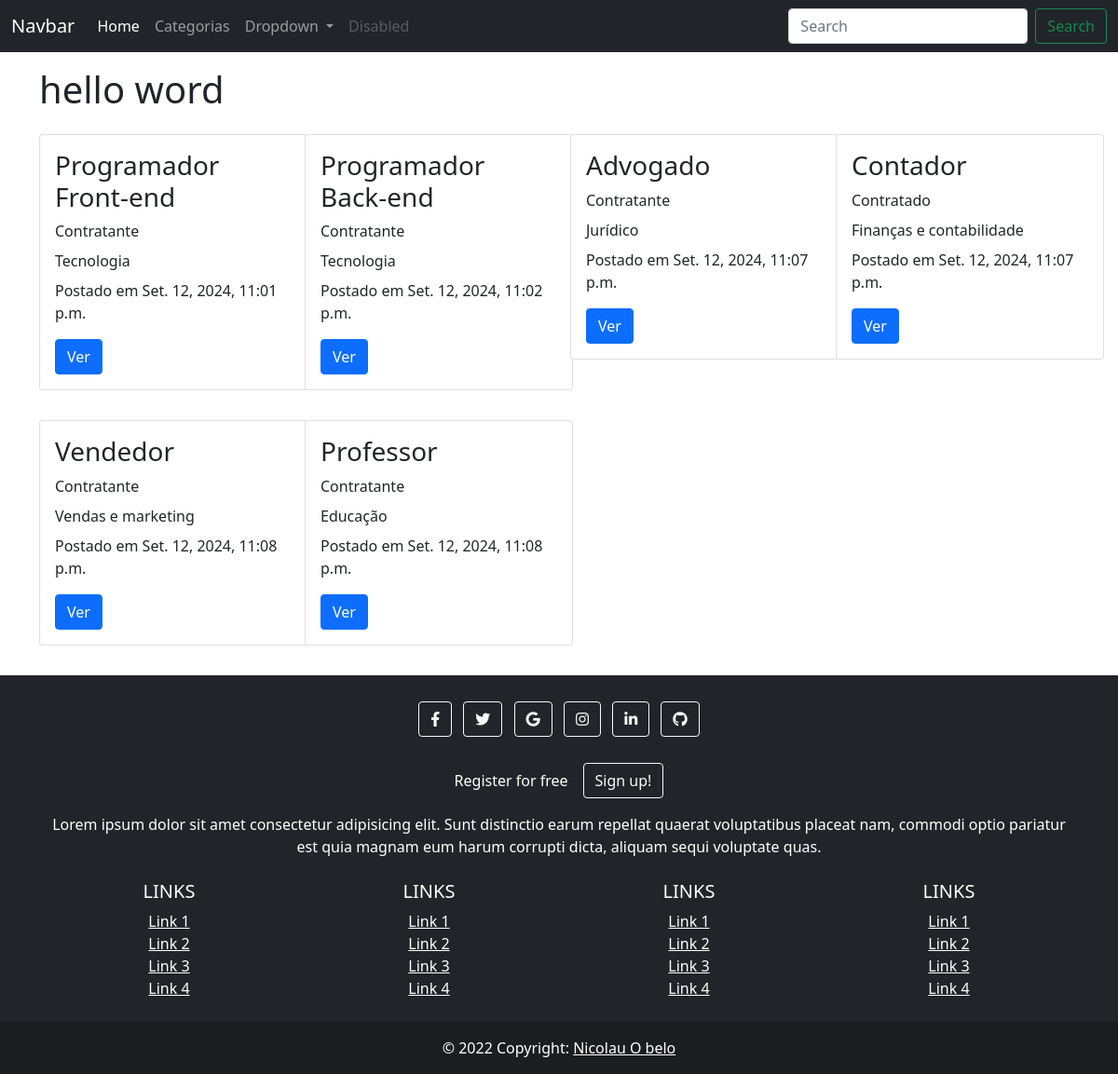
The page / on the database its author committed.
### anuncio/models.py (models this page shows, shortened)
class Anuncio(models.Model):
    tipo_de_oferta = models.CharField('Oferta',max_length=15, choices=oferta)
    vaga = models.CharField('Vagas', max_length=100)
    categorias = models.CharField('Tipo da Vaga', max_length=50, choices=Tipos_de_vagas, default=' ')
    slug = models.SlugField('Slug', max_length=300, unique=True, blank=True, null=True)
    data_anuncio = models.DateTimeField('Data do anúncio', auto_now_add=True)
    descricao = models.TextField('Descrição')
    class Meta:
        verbose_name = 'Anúncios'
        verbose_name_plural = 'Anúncios'

### anuncio/views.py (the view)
# urls.py: path('', views.ListaAnuncio.as_view(), name='lista'),
class ListaAnuncio(ListView):
    model = models.Anuncio
    context_object_name = 'anuncio'
    template_name = 'lista.html'

### anuncio/templates/lista.html
{% extends 'base.html' %}
    {% block conteudo %}
        <h1 href="">hello word</h1>
        {% for anuncios in anuncio %}
            <div class="col-md-3 mr-3 mb-3 mt-3">
                <div class="card" style="width: 18rem;">
                    <div class="card-body">
                        <h3 class="card-title">{{ anuncios.vaga }}</h3>
                        <p class="card-title">{{ anuncios.tipo_de_oferta }}</p>
                        <p class="card-title">{{ anuncios.categorias }}</p>
                        <p class="card-text">Postado em {{ anuncios.data_anuncio }}</p>
                        <a href="{{ anuncios.slug }}" class="btn btn-primary">Ver</a>
                    </div>
                </div>
            </div>
        {% endfor %}
    {% endblock  %}

### templates/base.html (shortened to what this page needs)
<!DOCTYPE html>
<html lang="pt-br">
<head>
    {% include 'parciais/_head.html' %}
</head>
<body>
    {% include 'parciais/_nav.html' %}
    <div class="container">
        <div class="row">
            {% block conteudo %}
            {% endblock  %}
        </div>
    </div>
    {% include 'parciais/_footer.html' %}
</body>
</html>

### templates/parciais/_head.html (shortened to what this page needs)
{% load static %}
    <link rel="stylesheet" href="https://cdnjs.cloudflare.com/ajax/libs/font-awesome/6.1.1/css/all.min.css" />
    <link rel="stylesheet" href="{% static 'css/bootstrap.min.css' %}">
    <link rel="stylesheet" href="{% static 'css/style.css' %}">

### templates/parciais/_nav.html (shortened to what this page needs)
{% load static %}
        <nav class="navbar navbar-expand-lg navbar-dark bg-dark mb-3">
            <div class="container-fluid">
                <a class="navbar-brand" href="{% url 'anuncio:lista' %}">Navbar</a>
                <div class="collapse navbar-collapse" id="navbarSupportedContent">
                    <ul class="navbar-nav me-auto mb-2 mb-lg-0">
                        <li class="nav-item">
                            <a class="nav-link active" aria-current="page" href="{% url 'anuncio:lista' %}">Home</a>
                        </li>
                        <li class="nav-item">
                            <a class="nav-link" href="{% url 'anuncio:categorias' %}">Categorias</a>
                        </li>
                        <li class="nav-item dropdown">
                            <a class="nav-link dropdown-toggle" id="navbarDropdown" role="button"
                                data-bs-toggle="dropdown" aria-expanded="false">
                                Dropdown
                            </a>
                        </li>
                        <li class="nav-item">
                            <a class="nav-link disabled">Disabled</a>
                        </li>
                    </ul>
                    <form class="d-flex">
                        <input class="form-control me-2" type="search" placeholder="Search" aria-label="Search">
                        <button class="btn btn-outline-success" type="submit">Search</button>
                    </form>
                </div>
            </div>
        </nav>

### templates/parciais/_footer.html (shortened to what this page needs)
{% load static %}
    <footer class="bg-dark text-center text-white mt-3">
        <div class="container p-4">
            <section class="mb-4">
                <a class="btn btn-outline-light btn-floating m-1" href="#!" role="button"><i
                        class="fab fa-facebook-f"></i></a>
                <a class="btn btn-outline-light btn-floating m-1" href="#!" role="button"><i class="fab fa-twitter"></i></a>
                <a class="btn btn-outline-light btn-floating m-1" href="#!" role="button"><i class="fab fa-google"></i></a>
                <a class="btn btn-outline-light btn-floating m-1" href="#!" role="button"><i
                        class="fab fa-instagram"></i></a>
                <a class="btn btn-outline-light btn-floating m-1" href="#!" role="button"><i
                        class="fab fa-linkedin-in"></i></a>
                <a class="btn btn-outline-light btn-floating m-1" href="#!" role="button"><i class="fab fa-github"></i></a>
            </section>
            <section class="">
                <form action="">
                    <div class="row d-flex justify-content-center">
                        <div class="col-md-5 col-12">
                            <section class="">
                                <p class="d-flex justify-content-center align-items-center">
                                    <span class="me-3">Register for free</span>
                                    <button type="button" class="btn btn-outline-light btn-rounded">
                                        Sign up!
                                    </button>
                                </p>
                            </section>
                        </div>
                    </div>
                </form>
            </section>
            <section class="mb-4">
                <p>
                    Lorem ipsum dolor sit amet consectetur adipisicing elit. Sunt distinctio earum
                    repellat quaerat voluptatibus placeat nam, commodi optio pariatur est quia magnam
                    eum harum corrupti dicta, aliquam sequi voluptate quas.
                </p>
            </section>
            <section class="">
                <div class="row">
                    <div class="col-lg-3 col-md-6 mb-4 mb-md-0">
                        <h5 class="text-uppercase">Links</h5>
                        <ul class="list-unstyled mb-0">
                            <li>
                                <a href="#!" class="text-white">Link 1</a>
                            </li>
                            <li>
                                <a href="#!" class="text-white">Link 2</a>
                            </li>
                            <li>
                                <a href="#!" class="text-white">Link 3</a>
                            </li>
                            <li>
                                <a href="#!" class="text-white">Link 4</a>
                            </li>
                        </ul>
                    </div>
                    <div class="col-lg-3 col-md-6 mb-4 mb-md-0">
                        <h5 class="text-uppercase">Links</h5>
                        <ul class="list-unstyled mb-0">
                            <li>
                                <a href="#!" class="text-white">Link 1</a>
                            </li>
                            <li>
                                <a href="#!" class="text-white">Link 2</a>
                            </li>
                            <li>
                                <a href="#!" class="text-white">Link 3</a>
                            </li>
                            <li>
                                <a href="#!" class="text-white">Link 4</a>
                            </li>
                        </ul>
                    </div>
                    <div class="col-lg-3 col-md-6 mb-4 mb-md-0">
                        <h5 class="text-uppercase">Links</h5>
                        <ul class="list-unstyled mb-0">
                            <li>
                                <a href="#!" class="text-white">Link 1</a>
                            </li>
                            <li>
                                <a href="#!" class="text-white">Link 2</a>
                            </li>
                            <li>
                                <a href="#!" class="text-white">Link 3</a>
                            </li>
                            <li>
                                <a href="#!" class="text-white">Link 4</a>
                            </li>
                        </ul>
                    </div>
                    <div class="col-lg-3 col-md-6 mb-4 mb-md-0">
                        <h5 class="text-uppercase">Links</h5>
                        <ul class="list-unstyled mb-0">
                            <li>
                                <a href="#!" class="text-white">Link 1</a>
                            </li>
                            <li>
                                <a href="#!" class="text-white">Link 2</a>
                            </li>
                            <li>
                                <a href="#!" class="text-white">Link 3</a>
                            </li>
                            <li>
                                <a href="#!" class="text-white">Link 4</a>
                            </li>
                        </ul>
                    </div>
                </div>
            </section>
        </div>
        <div class="text-center p-3" style="background-color: rgba(0, 0, 0, 0.2);">
            © 2022 Copyright:
            <a class="text-white" href="">Nicolau O belo</a>
        </div>
    </footer>

### rows shown on the page
Anuncio: vaga "Programador Front-end", tipo_de_oferta "Contratante", categorias "Tecnologia", data_anuncio "Set. 12, 2024, 11:01 p.m."
Anuncio: vaga "Programador Back-end", tipo_de_oferta "Contratante", categorias "Tecnologia", data_anuncio "Set. 12, 2024, 11:02 p.m."
Anuncio: vaga "Advogado", tipo_de_oferta "Contratante", categorias "Jurídico", data_anuncio "Set. 12, 2024, 11:07 p.m."
Anuncio: vaga "Contador", tipo_de_oferta "Contratado", categorias "Finanças e contabilidade", data_anuncio "Set. 12, 2024, 11:07 p.m."
Anuncio: vaga "Vendedor", tipo_de_oferta "Contratante", categorias "Vendas e marketing", data_anuncio "Set. 12, 2024, 11:08 p.m."
Anuncio: vaga "Professor", tipo_de_oferta "Contratante", categorias "Educação", data_anuncio "Set. 12, 2024, 11:08 p.m."
